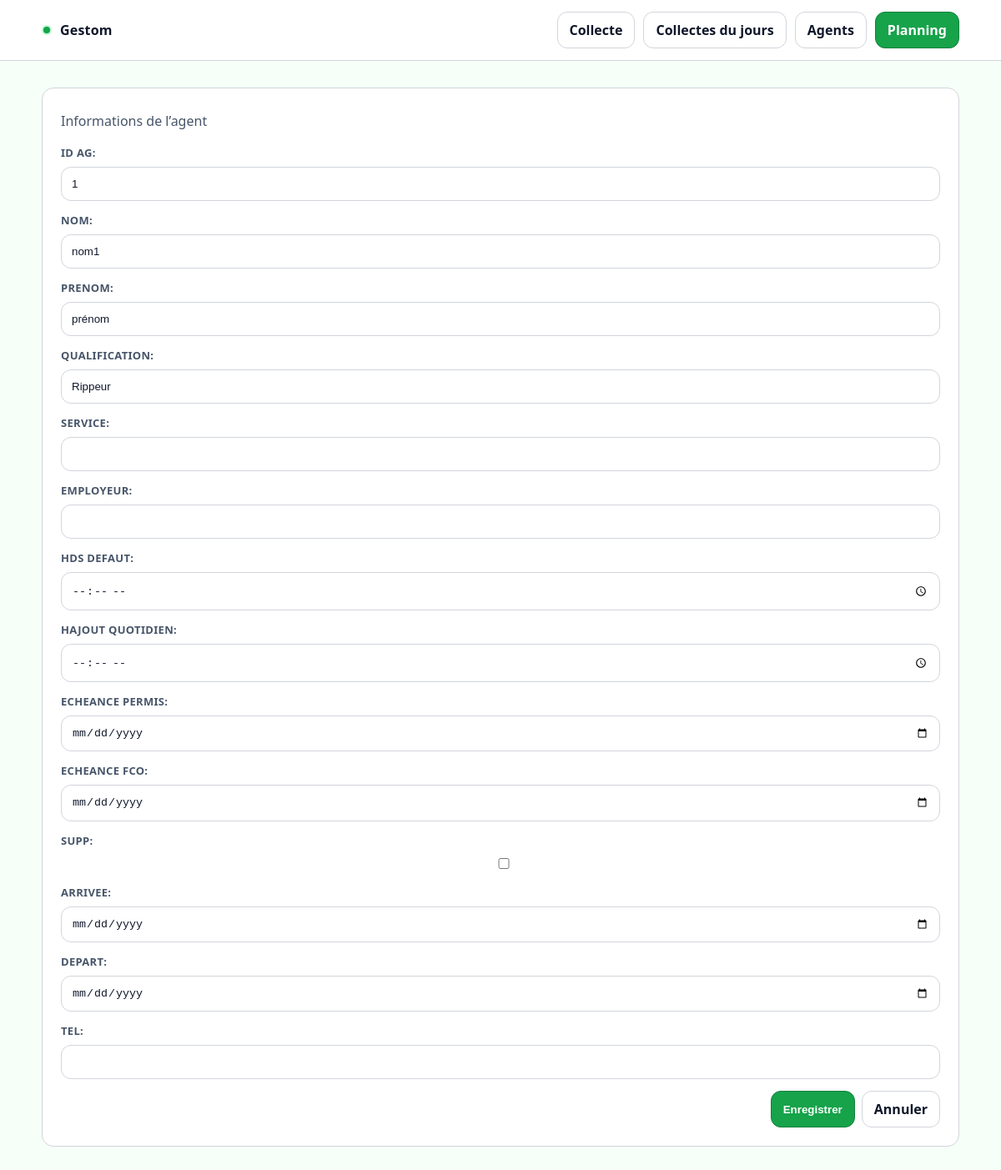
The app's page /agents/1/modifier/ with its own data.
### core/models.py (models this page shows, shortened)
class Agent(models.Model):
    id_ag = models.PositiveIntegerField(unique=True)
    nom = models.CharField(max_length=100)
    prenom = models.CharField(max_length=100)
    qualification = models.CharField(max_length=150, blank=True)
    service = models.CharField(max_length=150, blank=True)
    employeur = models.CharField(max_length=150, blank=True)
    hds_defaut = models.TimeField(null=True, blank=True)
    hajout_quotidien = models.TimeField(null=True, blank=True)
    echeance_permis = models.DateField(null=True, blank=True)
    echeance_fco = models.DateField(null=True, blank=True)
    supp = models.BooleanField(default=False)
    arrivee = models.DateField(null=True, blank=True)
    depart = models.DateField(null=True, blank=True)
    tel = models.CharField(max_length=30, blank=True)
    class Meta:
        ordering = ["nom", "prenom"]

### core/views.py (the view)
# urls.py: path("agents/<int:pk>/modifier/", AgentUpdateView.as_view(), name="agent_update"),
class AgentUpdateView(UpdateView):
    model = Agent
    form_class = AgentForm
    template_name = "core/agent_form.html"
    success_url = reverse_lazy("core:agent_list")

### core/forms.py
class AgentForm(forms.ModelForm):
    class Meta:
        model = Agent
        fields = [
            "id_ag", "nom", "prenom", "qualification", "service", "employeur",
            "hds_defaut", "hajout_quotidien", "echeance_permis", "echeance_fco",
            "supp", "arrivee", "depart", "tel",
        ]
        widgets = {
            "echeance_permis": forms.DateInput(attrs={"type": "date"}),
            "echeance_fco": forms.DateInput(attrs={"type": "date"}),
            "arrivee": forms.DateInput(attrs={"type": "date"}),
            "depart": forms.DateInput(attrs={"type": "date"}),
            "hds_defaut": forms.TimeInput(attrs={"type": "time"}),
            "hajout_quotidien": forms.TimeInput(attrs={"type": "time"}),
        }

### core/templates/core/agent_form.html (shortened to what this page needs)
{% extends "core/base.html" %}
{% block content %}
<div class="card">
  <div class="card__pad">
    <div class="header">
      <div>
        <p class="sub">Informations de l’agent</p>
      </div>
    </div>
    <form method="post" class="form">
      {% for field in form %}
      <div class="field">
        {{ field.label_tag }}
        {{ field }}
      </div>
      {% endfor %}
      <div class="actions">
        <button class="btn btn--primary" type="submit">Enregistrer</button>
        <a href="{% url 'agent_list' %}" class="btn btn--ghost">Annuler</a>
      </div>
    </form>
  </div>
</div>
{% endblock %}

### core/static/core/styles.css (style rules this page uses)
:root { --bg: #f6fff8; --surface: #ffffff; --card: #ffffff; --text: #0f172a; --muted: #475569; --primary: #16a34a; --primary-2: #15803d; --success: #16a34a; --warning: #f59e0b; --danger: #dc2626; --border: #d1d5db; --shadow: none; --radius: 14px; --focus: #86efac; --overlay: #052e16; }
* { box-sizing: border-box; }
html,body { height: 100%; }
body { margin: 0; font-family: ui-sans-serif, system-ui, -apple-system, Segoe UI, Roboto, Arial, "Noto Sans", "Helvetica Neue", sans-serif; background: var(--bg); color: var(--text); }
a { color: inherit; text-decoration: none; }
.card { background: var(--card); border: 1px solid var(--border); border-radius: var(--radius); box-shadow: none; }
.card__pad { padding: 22px; }
.header { display:flex; align-items:flex-start; justify-content: space-between; gap: 14px; margin-bottom: 18px; }
.sub { color: var(--muted); margin: 0; }
.btn { display:inline-flex; align-items:center; justify-content:center; gap: 8px; padding: 10px 14px; border-radius: 12px; border: 1px solid var(--border); background: #f0fdf4; color: var(--text); font-weight: 600; cursor: pointer; transition: transform .06s ease; }
.btn--primary { background: var(--primary); border-color: var(--primary-2); color: #ffffff; }
.btn--ghost { background: var(--surface); }
.actions { display:flex; justify-content:flex-end; gap: 8px; flex-wrap: wrap; }
.form { display:grid; gap: 14px; }
.field label { display:block; margin: 0 0 8px; color: var(--muted); font-weight: 700; font-size: 13px; letter-spacing: .3px; text-transform: uppercase; }
.input, input, select, textarea { width: 100%; padding: 12px 12px; border-radius: 12px; border: 1px solid var(--border); background: var(--surface); color: var(--text); outline: none; }

### records on screen
Agent: form "1" "nom1" "prénom" "Rippeur"

### other values on screen
{{ field.label_tag }} "ID AG:" "NOM:" "PRENOM:" "QUALIFICATION:" "SERVICE:" "EMPLOYEUR:" "HDS DEFAUT:" "HAJOUT QUOTIDIEN:" "ECHEANCE PERMIS:" "ECHEANCE FCO:" "SUPP:" "ARRIVEE:" "DEPART:" "TEL:"
